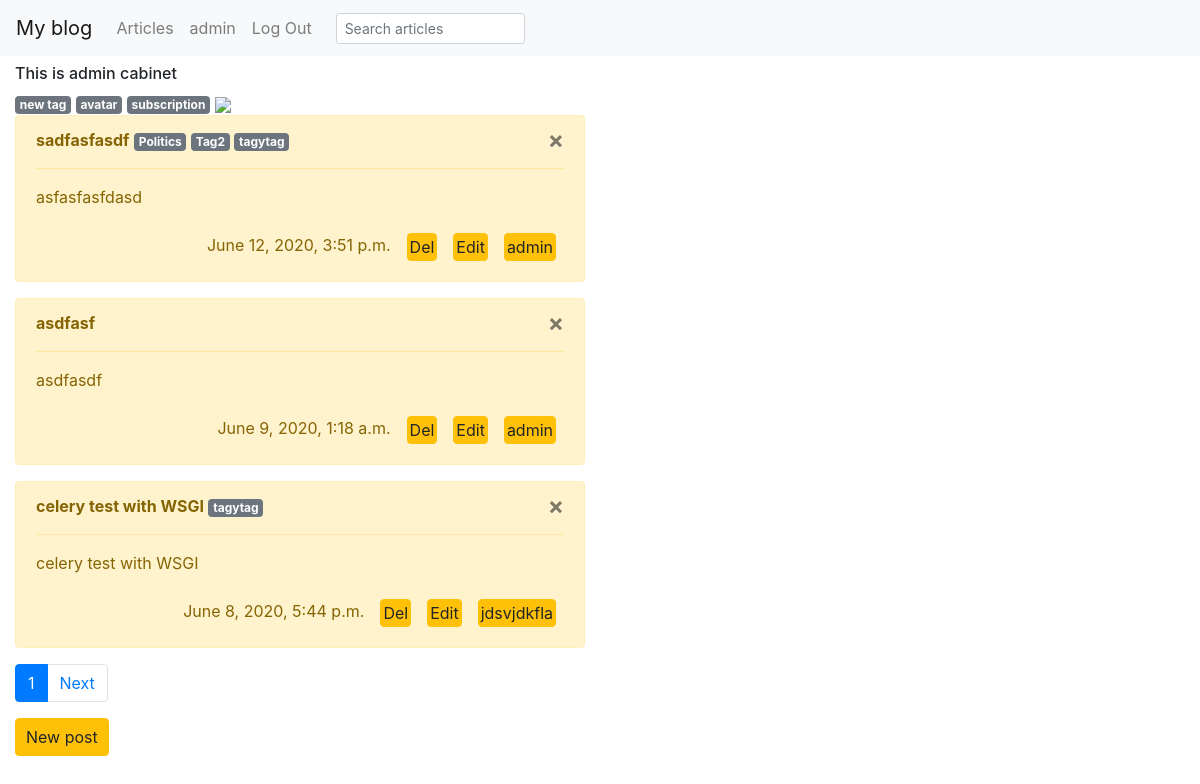
/cabinet/ (signed in), run on the app's committed database.
### posts/models.py (models this page shows, shortened)
class Article(models.Model):
    title = models.CharField(max_length=100)
    content = models.TextField()
    author = models.ForeignKey(User, on_delete=models.CASCADE, related_name='author')
    post_date = models.DateTimeField(auto_now_add=True)
    tags = models.ManyToManyField(Tag, related_name='articles')
    class Meta:
        ordering = ['-post_date']
    def get_absolute_url(self):
        return reverse('posts:user-articles', kwargs={
                       'author': self.author})
    def edit_absolute_url(self):
        return reverse('posts:edit', kwargs={'pk': self.id,
                       'author': self.author})
    def del_absolute_url(self):
        return reverse('cabinet:del_obj', kwargs={'pk': self.id})

class Tag(models.Model):
    name = models.CharField(max_length=60, unique=True)
    def __str__(self):
        return self.name

### cabinet/views.py (the view)
# urls.py: path('', login_required(CabinetListView.as_view()), name='cabinet'),
class CabinetListView(ListView):
    model = Article
    template_name = 'cabinet/cabinet.html'
    def get_queryset(self):
        if not self.request.user.is_superuser:
            user = User.objects.get(username=self.request.user)
            return user.author.all()
        else:
            return Article.objects.all()
    def get_context_data(self, **kwargs):
        context = super().get_context_data(**kwargs)
        self.user = User.objects.get(username=self.request.user)
        context['title'] = self.request.user
        context['cabinet'] = f'This is {self.request.user} cabinet'
        try:
            context['avatar'] = self.user.avatar.avatar
        except:
            pass
        return context
    paginate_by = 3

### templates/cabinet/cabinet.html
{% include 'posts/article_list.html' %}

### templates/posts/article_list.html (shortened to what this page needs)
{% extends "base.html" %}
{% block content %}
    {% if cabinet %}
    <div class="col-sm-6 col-md-6">
       <h6>{{ cabinet }}</h6>
        {% if user.is_superuser %}
          <a href="{% url 'cabinet:new-tag' %}"><span class="badge badge-secondary">new tag</span></a>
        {% endif %}
        {% if not request.user.avatar %}
          <a href="{% url 'cabinet:avatar' %}"><span class="badge badge-secondary">avatar</span></a>
        {% else %}
          <a href="{% url 'cabinet:avatar-update' pk=request.user.avatar.pk %}"><span class="badge badge-secondary">avatar</span></a>
        {% endif %}
         {% if not request.user.sub %}
                      <a href="{% url 'cabinet:sub' %}"><span class="badge badge-secondary">subscription</span></a>
         {% else %}
                      <a href="{% url 'cabinet:sub-update' pk=request.user.sub.pk%}"><span class="badge badge-secondary">subscription</span></a>
         {% endif %}
          {% if 'avatar' %}
            <img src='{{ avatar.url }}'>
          {% endif %}
    </div>
    {% endif %}
    {% for obj in object_list  %}
      <div class="col-sm-6 col-md-6">
            <div class="alert alert-warning">
                <button type="button" class="close" data-dismiss="alert" aria-hidden="true">
                    ×</button>
                 <strong>{{ obj.title }}</strong>
                {% if obj.tags %}
                  {% for tag_item in obj.tags.all  %}
                    <a href="{% url 'posts:tag' tag=tag_item.name %}"><span class="badge badge-secondary">{{ tag_item }}</span></a>
                  {% endfor %}
                {% endif %}
                <hr class="message-inner-separator">
                <p>{{ obj.content }}</p>
                <div class='d-flex flex-row-reverse'>
                <div class="p-2">
                  <a href="{{obj.get_absolute_url}}" style="padding: 1px 2px" class="btn btn-xs btn-warning pull-right">
                        {{ obj.author }}
                  </a>
                </div>
                {% if user == obj.author or user.is_superuser and cabinet%}
                <div class="p-2">
                  <a href="{{ obj.edit_absolute_url }}" style="padding: 1px 2px" class="btn btn-xs btn-warning pull-right">
                      Edit
                  </a>
                </div>
                {% endif %}
                {% if user.is_superuser %}
                <div class="p-2">
                  <a href="{{ obj.del_absolute_url }}" style="padding: 1px 2px" class="btn btn-xs btn-warning pull-right">
                  Del
                  </a>
                  </div>
                {% endif %}
                <div class="p-2"><span >{{ obj.post_date}}</span></div>
                </div>
            </div>
        </div>
    {% endfor %}
<nav aria-label="...">
  <ul class="pagination" style="margin-left: 15px">
    {% if  page_obj.has_other_pages %}
            <li class="page-item active">
      <a class="page-link" href="?page={{ page_obj.number}}">{{ page_obj.number }}<span class="sr-only">(current)</span></a>
    </li>
    {% endif %}
        {% if page_obj.has_next %}
    <li class="page-item">
      <a class="page-link" href="?page={{ page_obj.next_page_number }}">Next</a>
    </li>
    {% endif %}
  </ul>
</nav>
    {% if user.is_authenticated %}
    <a href="{% url 'posts:create' %}" style="padding: 6px 10px; margin-left: 15px" class="btn btn-xs btn-warning pull-right">
      New post
    </a>
    {% endif %}
{% endblock %}

### templates/base.html (shortened to what this page needs)
<!DOCTYPE html>
<html lang="en" dir="ltr">
  <head>
    <link rel="stylesheet" href="https://stackpath.bootstrapcdn.com/bootstrap/4.1.3/css/bootstrap.min.css">
  </head>
  <body>
    <nav class="navbar navbar-expand-lg navbar-light bg-light">
  <a class="navbar-brand" href="{% url 'home:home' %}">My blog</a>
  <div class="collapse navbar-collapse" id="navbarNav">
    <ul class="navbar-nav">
      <li class="nav-item">
        <a class="nav-link" href="{% url 'posts:articles' %}">Articles</a>
      </li>
{% if user.is_authenticated %}
  <li class="nav-item">
    <a class="nav-link" href="{% url 'cabinet:cabinet' %}">{{ user }}</a>
  </li>
  <li class="nav-item ">
    <a class="nav-link" href="{% url 'logout' %}">Log Out</a>
  </li>
{% endif %}
<form class="form-inline" action="{% url 'posts:search' %}" method="get">
  <input class="form-control form-control-sm ml-3 w-75"
  name='srch' type="text" placeholder="Search articles"
      aria-label="Search">
</form>
      </ul>
  </div>
</nav>
{% block content %}{% endblock %}
  </body>
 {% block script %}
   {% load static %}
 {% endblock script %}
</html>

### data on the page
Article: title "sadfasfasdf", content "asfasfasfdasd", author "admin", post_date "June 12, 2020, 3:51 p.m."
Tag: name "Politics"
Tag: name "Tag2"
Tag: name "tagytag"
Article: title "asdfasf", content "asdfasdf", author "admin", post_date "June 9, 2020, 1:18 a.m."
Article: title "celery test with WSGI", content "celery test with WSGI", author "jdsvjdkfla", post_date "June 8, 2020, 5:44 p.m."

### other printed values
{{ user }} "admin"
{{ cabinet }} "This is admin cabinet"
{{ page_obj.number }} "1"
